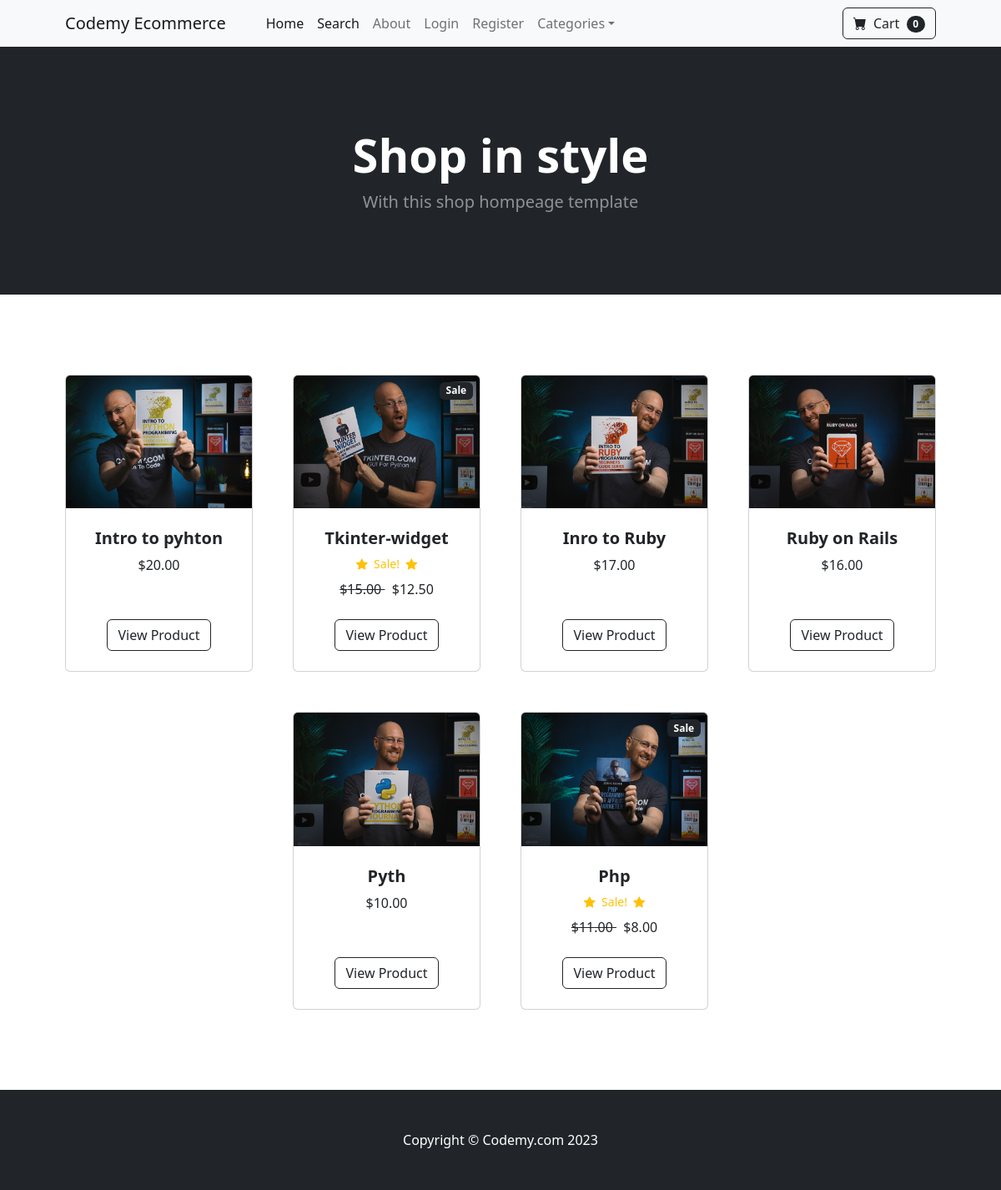
The page / on the database its author committed.
### store/models.py (models this page shows, shortened)
class Product(models.Model):
	name = models.CharField(max_length=100)
	price = models.DecimalField(default=0, decimal_places=2, max_digits=6)
	category = models.ForeignKey(Category, on_delete=models.CASCADE, default=1)
	description = models.CharField(max_length=250, default='', blank=True, null=True)
	image = models.ImageField(upload_to='uploads/product/')
	is_sale = models.BooleanField(default=False)
	sale_price = models.DecimalField(default=0, decimal_places=2, max_digits=6)

### store/views.py (the view)
# urls.py: 2. Add a URL to urlpatterns:  path('', views.home, name='home')
def home(request):
	products = Product.objects.all()
	return render(request, 'home.html', {'products':products})

### cart/cart.py (called while the page is built)
	def __len__(self):
		return len(self.cart)

### cart/context_processors.py (called while the page is built)
def cart(request):
	return {'cart': Cart(request)}

### store/templates/home.html
{% extends 'base.html' %}
{% block content %}
        <header class="bg-dark py-5">
            <div class="container px-4 px-lg-5 my-5">
                <div class="text-center text-white">
                    <h1 class="display-4 fw-bolder">Shop in style</h1>
                    <p class="lead fw-normal text-white-50 mb-0">With this shop hompeage template</p>
                </div>
            </div>
        </header>
        <section class="py-5">
            <div class="container px-4 px-lg-5 mt-5">
                <div class="row gx-4 gx-lg-5 row-cols-2 row-cols-md-3 row-cols-xl-4 justify-content-center">
                {% for product in products %}
                    {% if product.is_sale %}
                    <div class="col mb-5">
                        <div class="card h-100">
                            <div class="badge bg-dark text-white position-absolute" style="top: 0.5rem; right: 0.5rem">Sale</div>
                            <img class="card-img-top" src="{{ product.image.url }}" alt="..." />
                            <div class="card-body p-4">
                                <div class="text-center">
                                    <h5 class="fw-bolder">{{ product.name }}</h5>
                <div class="d-flex justify-content-center small text-warning mb-2">
                <div class="bi-star-fill"></div>
                &nbsp;&nbsp;Sale!&nbsp;&nbsp;
                <div class="bi-star-fill"></div>
                </div>
                                    <strike>
                                    ${{ product.price }}
                                    </strike>
                                    &nbsp;
                                    ${{ product.sale_price }}
                                </div>
                            </div>
                            <div class="card-footer p-4 pt-0 border-top-0 bg-transparent">
    <div class="text-center">
        <a class="btn btn-outline-dark mt-auto" href="{% url 'product' product.id  %}">View Product</a>
    </div>
                            </div>
                        </div>
                    </div>
                    {% else %}
                <div class="col mb-5">
                        <div class="card h-100">
                            <img class="card-img-top" src="{{ product.image.url }}" alt="..." />
                            <div class="card-body p-4">
                                <div class="text-center">
                                    <h5 class="fw-bolder">{{ product.name }}</h5>
                                    ${{ product.price }}
                                </div>
                            </div>
                            <div class="card-footer p-4 pt-0 border-top-0 bg-transparent">
    <div class="text-center"><a class="btn btn-outline-dark mt-auto" href="{% url 'product' product.id %}">View Product</a></div>
                            </div>
                        </div>
                    </div>
                        {% endif %}
                    {% endfor %}
            </div>
        </section>
{% endblock %}

### store/templates/base.html (shortened to what this page needs)
{% load static %}
<!DOCTYPE html>
<html lang="en">
    <head>
        <link href="https://cdn.jsdelivr.net/npm/bootstrap-icons@1.5.0/font/bootstrap-icons.css" rel="stylesheet" />
        <link href="{% static 'css/styles.css' %}" rel="stylesheet" />
    </head>
    <body>
        {% include 'navbar.html' %}
        {% block content %}
        {% endblock %}
        <footer class="py-5 bg-dark">
            <div class="container"><p class="m-0 text-center text-white">Copyright &copy; Codemy.com 2023</p></div>
        </footer>
    </body>
</html>

### store/templates/navbar.html (shortened to what this page needs)
<nav class="navbar navbar-expand-lg navbar-light bg-light">
    <div class="container px-4 px-lg-5">
        <a class="navbar-brand" href="{% url 'home' %}">Codemy Ecommerce</a>
        <div class="collapse navbar-collapse" id="navbarSupportedContent">
            <ul class="navbar-nav me-auto mb-2 mb-lg-0 ms-lg-4">
                <li class="nav-item"><a class="nav-link active" aria-current="page" href="{% url 'home' %}">Home</a></li>
                <li class="nav-item"><a class="nav-link active" aria-current="page" href="#">Search</a></li>
                <li class="nav-item"><a class="nav-link" href="#">About</a></li>
    {% if user.is_authenticated %}
<li class="nav-item dropdown">
    <a class="nav-link dropdown-toggle" id="navbarDropdown" href="#" role="button" data-bs-toggle="dropdown" aria-expanded="false">Profile</a>
    <ul class="dropdown-menu" aria-labelledby="navbarDropdown">
        <li><a class="dropdown-item" href="{% url 'update_user' %}">User Profile</a></li>
        <li><hr class="dropdown-divider" /></li>
<li><a class="dropdown-item" href="{% url 'update_info'  %}">User Info</a></li>
                    </ul>
                </li>
    {% if user.is_superuser %}
      <li class="nav-item dropdown">
    <a class="nav-link dropdown-toggle" id="navbarDropdown" href="#" role="button" data-bs-toggle="dropdown" aria-expanded="false">Orders</a>
    <ul class="dropdown-menu" aria-labelledby="navbarDropdown">
        <li><a class="dropdown-item" href="#">Shipped Orders</a></li>
        <li><hr class="dropdown-divider" /></li>
<li><a class="dropdown-item" href="#">UnShipped Orders</a></li>
                    </ul>
                </li>
    {% endif %}
       <li class="nav-item"><a class="nav-link" href="{% url 'logout' %}">Logout</a></li>
    {% else %}
       <li class="nav-item"><a class="nav-link" href="{% url 'login' %}">Login</a></li>
       <li class="nav-item"><a class="nav-link" href="{% url 'register' %}">Register</a></li>
    {% endif %}
                <li class="nav-item dropdown">
                    <a class="nav-link dropdown-toggle" id="navbarDropdown" href="#" role="button" data-bs-toggle="dropdown" aria-expanded="false">Categories</a>
                </li>
            </ul>
            <form class="d-flex">
<a href="{% url 'cart_summary' %}" class="btn btn-outline-dark"><i class="bi-cart-fill me-1"></i>
                    Cart
<span class="badge bg-dark text-white ms-1 rounded-pill" id="cart_quantity">{{ cart|length }}
</span></a>
            </form>
        </div>
    </div>
</nav>

### rows shown on the page
Product: image (picture), name "Intro to pyhton", price "20.00"
Product: image (picture), name "Tkinter-widget", price "15.00", sale_price "12.50"
Product: image (picture), name "Inro to Ruby", price "17.00"
Product: image (picture), name "Ruby on Rails", price "16.00"
Product: image (picture), name "Pyth", price "10.00"
Product: image (picture), name "Php", price "11.00", sale_price "8.00"

### other values the page prints
{{ cart|length }} "0"
